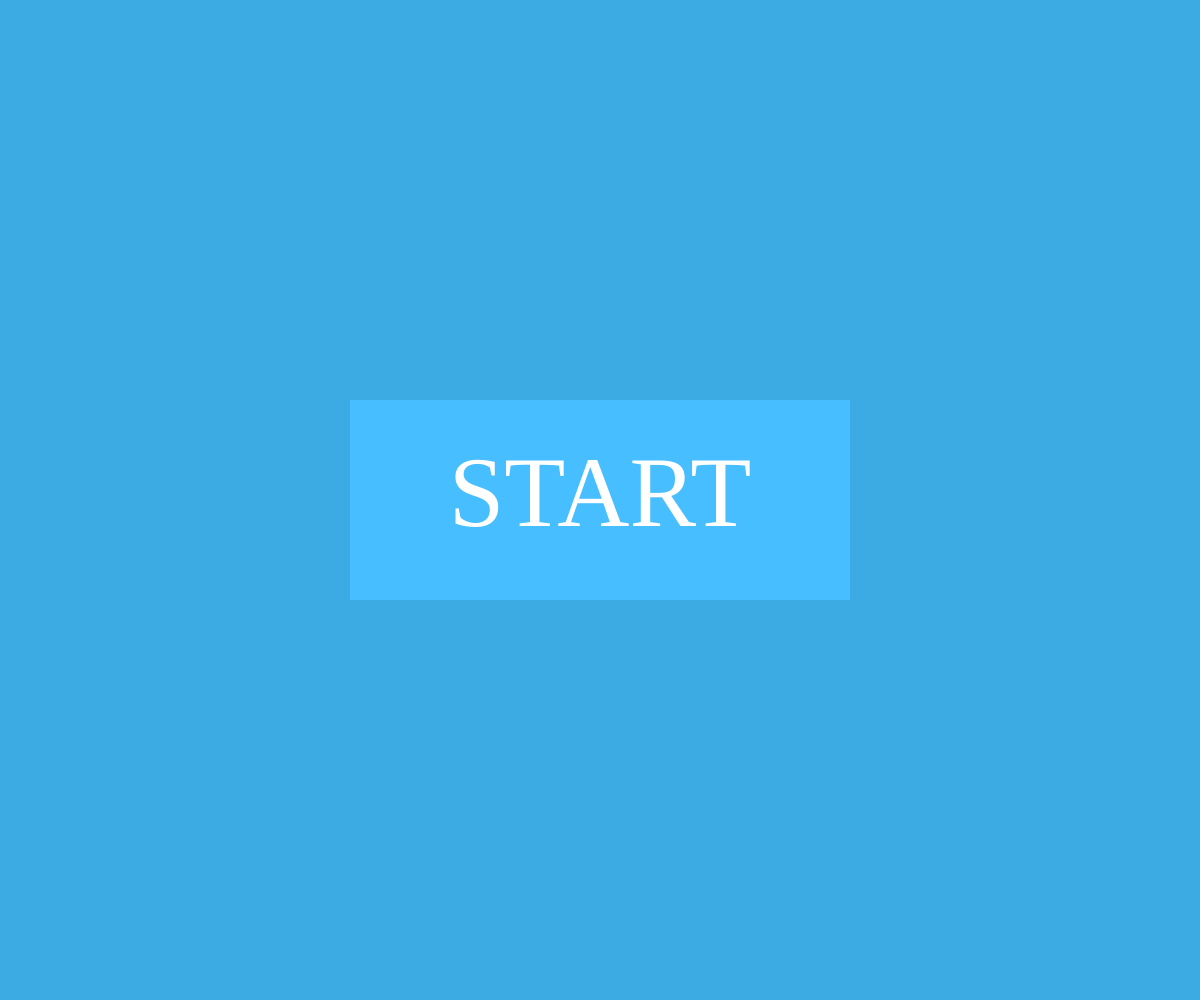
Frame 1 (no input)
Frame 60 (no input): identical to frame 1, image omitted
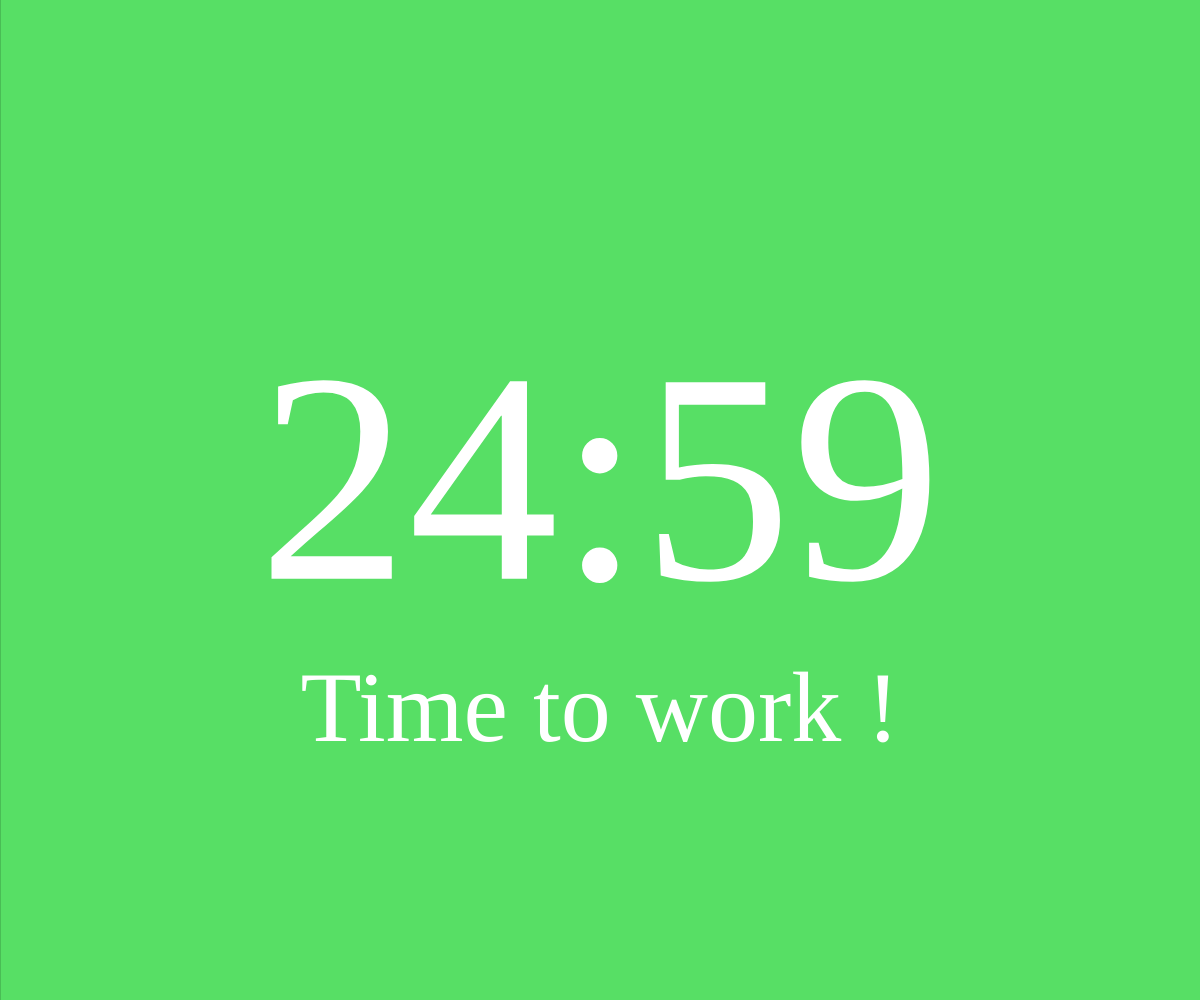
Frame 120 (the mouse pressed at the canvas centre since frame 60)

The p5.js sketch that drew these frames (run headless with seeded random() and noise() and a simulated clock; from frame 60 on, the mouse is pressed at the canvas centre):

// p5.js sketch
// ── sketch.js
let state = true; // false = pause, true = pomodoro
let button_start;
let start_time;
let launching = true;

const PAUSE_DURATION = 5; // in minutes
const POMODORO_DURATION = 25;

function setup() {
  createCanvas(windowWidth, windowHeight);

  rectMode(CENTER);
  textAlign(CENTER, CENTER);
  textFont('Baskerville');
  button_start = new createMyButton('START', width/2, height/2, 500, 200, 100, color(70, 190, 255), color(50, 170, 255));

  background(60, 170, 227); // blue
}


function draw() {

  if (!launching) {

    if (state) {
      if (display(POMODORO_DURATION, color(87, 223, 101))) {
        state = !state;
        start_time = millis();
      }
      textSize(100);
      text("Time to work !", width/2, height*5/7);
    }

    else {
      if (display(PAUSE_DURATION, color(244, 109, 76))) {
        state = !state;
        tart_time = millis();
      }
      textSize(100);
      text("Take a break !", width/2, height*5/7);
    }
  }

  else {
    button_start.show();
  }
}


function display(time, col) {
  background(col);

  let remaining_time = int( ( time*60*1000 - (millis() - start_time) ) /1000 )
  let remaining_m = int( remaining_time/60 );
  let remaining_s = remaining_time - remaining_m*60;

  let remaining_m_string = String(remaining_m);
  if (remaining_m < 10) { remaining_m_string = "0" + remaining_m_string; }

  let remaining_s_string = String(remaining_s);
  if (remaining_s < 10) { remaining_s_string = "0" + remaining_s_string; }

  let remaining_time_string = remaining_m_string + ":" + remaining_s_string;

  let pourcent = map( (time*60*1000 - (millis() - start_time)) /1000, 0, time*60, width, 0);
  push();
    fill(0, 50);
    rectMode(CORNER);
    rect(0,0, pourcent, height);
  pop();

  if (remaining_time <= 10) { fill('YELLOW'); }
  else { fill(255); }
  textSize(300);
  text(remaining_time_string, width/2, height/2);

  return (remaining_time <= 0);
}


function createMyButton(label, xpos, ypos, w, h, textS, cNC, cC) {
  this.label = label;
  this.x = xpos;
  this.y = ypos;
  this.w = w;
  this.h = h;
  this.textS = textS;
  this.colorNC = cNC;
  this.colorC = cC;
  this.clicked = false;

  this.show = function() {
    noStroke();
    if (!this.clicked) { fill(this.colorNC); }
    else { fill(this.colorC); }
    rect(this.x, this.y, this.w, this.h);
    fill(255);
    textSize(this.textS);
    text(label, this.x, this.y);
  }

  this.click = function() {
    if (mouseX > this.x - this.w/2 && mouseX < this.x + this.w/2 && mouseY > this.y - this.h/2 && this.y + this.h/2) {
      this.clicked = true;
      launching = false;
      start_time = millis();
    }
  }
}

function mousePressed() {
  if (launching) {
    button_start.click();
  }
}

function mouseReleased() {
  if (launching) {
    button_start.clicked = false;
  }
}

function windowResized() {
  resizeCanvas(windowWidth,windowHeight);
}
